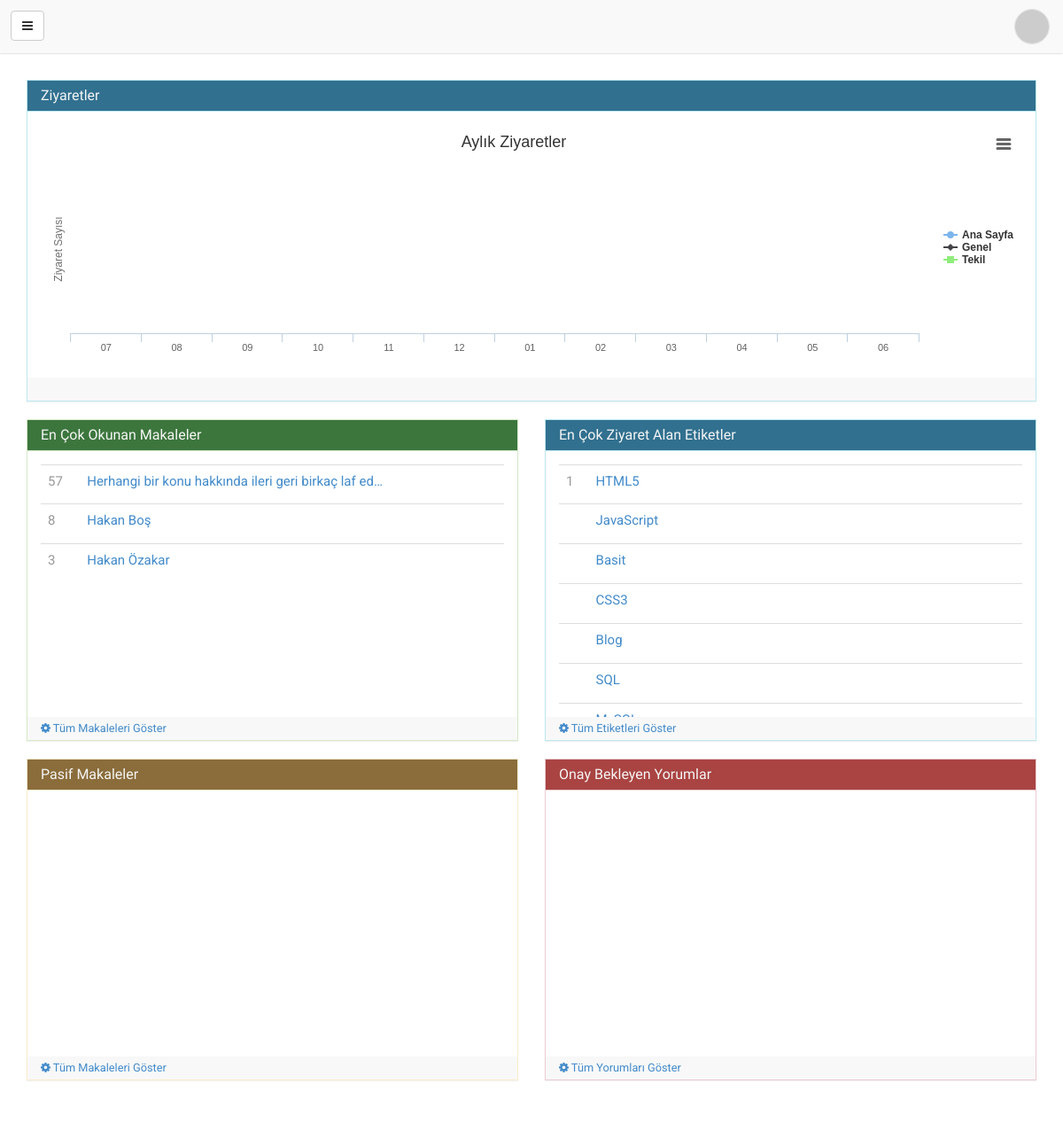
/yonetim/ (signed in), run on the app's committed database.
### tables this page shows
CREATE TABLE `makaleler` (
  `id` int(11) NOT NULL AUTO_INCREMENT,
  `baslik` varchar(255) NOT NULL,
  `altbaslik` varchar(255) DEFAULT NULL,
  `icerik` text,
  `aciklama` varchar(1000) DEFAULT NULL,
  `tarih` timestamp NOT NULL DEFAULT CURRENT_TIMESTAMP,
  `aktif` tinyint(4) NOT NULL DEFAULT '0',
  `kullanici` int(11) NOT NULL,
  `yapiskan` tinyint(4) NOT NULL DEFAULT '0',
  `url` varchar(255) DEFAULT NULL,
  `sablon` varchar(255) NOT NULL DEFAULT 'makale.html',
  `akis` tinyint(4) NOT NULL DEFAULT '1',
  `sid` int(11) NOT NULL,
  PRIMARY KEY (`id`),
  KEY `baslik` (`baslik`),
  KEY `altbaslik` (`altbaslik`),
  KEY `tarih` (`tarih`),
  KEY `aktif` (`aktif`),
  KEY `kullanici` (`kullanici`),
  KEY `sid` (`sid`),
  CONSTRAINT `makaleler_ibfk_1` FOREIGN KEY (`kullanici`) REFERENCES `kullanicilar` (`id`) ON UPDATE CASCADE,
  CONSTRAINT `makaleler_ibfk_2` FOREIGN KEY (`sid`) REFERENCES `sitebilgi` (`id`) ON UPDATE CASCADE
);

CREATE TABLE `etiketler` (
  `id` int(11) NOT NULL AUTO_INCREMENT,
  `isim` varchar(255) NOT NULL,
  `menu` tinyint(4) NOT NULL DEFAULT '0',
  `renk` varchar(10) NOT NULL DEFAULT '#ccc',
  `sid` int(11) NOT NULL,
  PRIMARY KEY (`id`),
  KEY `isim` (`isim`),
  KEY `menu` (`menu`),
  KEY `sid` (`sid`),
  CONSTRAINT `etiketler_ibfk_1` FOREIGN KEY (`sid`) REFERENCES `sitebilgi` (`id`) ON UPDATE CASCADE
);

### yonetim/inc/sistem/config.php (called while the page is built, shortened)
<?php
$db = new mysqli($vt_bilgi['sunucu'], $vt_bilgi['kullanici'], $vt_bilgi['sifre'], $vt_bilgi['isim']) or die("Baglanilamadi");
$rs = $db->query("SELECT * FROM sitebilgi".($_SESSION['sid'] ? " WHERE id = ".$_SESSION['sid'] : "")." ORDER BY aktif DESC, id LIMIT 1");
$sb = $rs->fetch_assoc();
?>

### yonetim/inc/sistem/functions.php (called while the page is built, shortened)
<?php
include(getDir().'config.php');
include(getDir().'commonclasses.php');
function getDir($dosya = 'functions.php') {
    $hoy = get_included_files();
    foreach ($hoy as $f) {
		if(strpos($f, $dosya)>-1) {
			$h = $f;
			break;
		}
	}
	if($h) {
		$h = explode($dosya, $h);
		$h = $h[0];
	} else {
		$h = '';
	}
	return $h;
}
?>

### yonetim/anasayfa.php (the view, shortened to what this page needs)
<div class="container anasayfa">
    <div class="row">
        <div class="col-xs-12">
            <div class="panel panel-info">
                <div class="panel-heading">
                    <h3 class="panel-title">Ziyaretler</h3>
                </div>
                <div class="panel-body">
                    <div class="grafik">
                    </div>
                </div>
                <div class="panel-footer">
                </div>
            </div>
        </div>
    </div>
    <div class="row">
        <div class="col-xs-12 col-sm-6">
            <div class="panel panel-success">
                <div class="panel-heading">
                    <h3 class="panel-title">En Çok Okunan Makaleler</h3>
                </div>
                <div class="panel-body">
                    <table class="table table-hover">
                        <tbody>
                            <?php
                                $eksql = " AND makaleler.aktif";
                                $rs = $db->query("
                                    SELECT
                                        makaleler.*, ziyaret.ziyaret
                                    FROM
                                        makaleler
                                        LEFT JOIN (
                                            SELECT mid, COUNT(id) as ziyaret
                                            FROM log
                                            GROUP BY mid
                                        ) as ziyaret ON ziyaret.mid = makaleler.id
                                        LEFT JOIN etiketgruplari ON etiketgruplari.mid = makaleler.id
                                        LEFT JOIN etiketler ON etiketler.id = etiketgruplari.eid
                                    WHERE
                                        makaleler.kullanici = ".$_SESSION['user']['id'].$eksql."
                                    GROUP BY
                                        makaleler.id
                                    ORDER BY
                                        ziyaret.ziyaret DESC LIMIT 10");
                                while($makale = $rs->fetch_assoc()) {
                            ?>
                                    <tr>
                                        <td class="text-muted xs-kapat"><?php echo $makale['ziyaret'];?></td>
                                        <td><a href="?sayfa=makale&id=<?php echo $makale['id'];?>" class="liste-uzun-metin" title="Düzenle"><?php echo $makale['baslik']?></a></td>
                                    </tr>
                            <?php
                                }
                            ?>
                        </tbody>
                    </table>
                </div>
                <div class="panel-footer">
                    <a href="?sayfa=makaleler">
                        <i class="fa fa-cog"></i>
                        Tüm Makaleleri Göster
                    </a>
                </div>
            </div>
        </div>
        <div class="col-xs-12 col-sm-6">
            <div class="panel panel-info">
                <div class="panel-heading">
                    <h3 class="panel-title">En Çok Ziyaret Alan Etiketler</h3>
                </div>
                <div class="panel-body">
                    <table class="table table-hover">
                        <tbody>
                            <?php
                                $sql = "
                                    SELECT
                                        etiketler.*, IFNULL(sayi.sayi, 0) as sayi, ziyaret.ziyaret
                                    FROM
                                        etiketler
                                        LEFT JOIN (
                                            SELECT IFNULL(COUNT(id), 0) as ziyaret, terim, sayfa
                                            FROM
                                                log
                                            GROUP BY terim
                                        ) as ziyaret ON ziyaret.sayfa = 'etiket' AND ziyaret.terim = etiketler.isim
                                        LEFT JOIN (
                                            SELECT
                                                eid, COUNT(eid) as sayi
                                            FROM
                                                etiketgruplari
                                                INNER JOIN makaleler ON makaleler.id = etiketgruplari.`mid` AND makaleler.kullanici = ".$_SESSION['user']['id']."
                                            GROUP BY eid
                                        )  as sayi ON sayi.eid = etiketler.id
                                    ORDER BY ziyaret.ziyaret DESC LIMIT 10";
                                $rs = $db->query($sql);
                                while($etiket = $rs->fetch_assoc()) {
                            ?>
                                    <tr>
                                        <td class="text-muted xs-kapat"><?php echo $etiket['ziyaret'];?></td>
                                        <td><a href="?sayfa=makaleler&etiket=<?php echo $etiket['isim']?>" class="liste-uzun-metin" title="İlgili Makaleleri Aç"><?php echo $etiket['isim']?></a></td>
                                    </tr>
                            <?php
                                }
                            ?>
                        </tbody>
                    </table>
                </div>
                <div class="panel-footer">
                    <?php
                        if($_SESSION['user']['duzey']) {
                    ?>
                            <a href="?sayfa=etiketler">
                                <i class="fa fa-cog"></i>
                                Tüm Etiketleri Göster
                            </a>
                    <?php
                        }
                    ?>
                </div>
            </div>
        </div>
    </div>
    <div class="row">
        <div class="col-xs-12 col-sm-6">
            <div class="panel panel-warning">
                <div class="panel-heading">
                    <h3 class="panel-title">Pasif Makaleler</h3>
                </div>
                <div class="panel-body">
                </div>
                <div class="panel-footer">
                    <a href="?sayfa=makaleler">
                        <i class="fa fa-cog"></i>
                        Tüm Makaleleri Göster
                    </a>
                </div>
            </div>
        </div>
        <div class="col-xs-12 col-sm-6">
            <div class="panel panel-danger">
                <div class="panel-heading">
                    <h3 class="panel-title">Onay Bekleyen Yorumlar</h3>
                </div>
                <div class="panel-body">
                </div>
                <div class="panel-footer">
                    <a href="?sayfa=yorumlar">
                        <i class="fa fa-cog"></i>
                        Tüm Yorumları Göster
                    </a>
                </div>
            </div>
        </div>
    </div>
</div>

### yonetim/index.php (shortened to what this page needs)
<?php
    include("inc/sistem/functions.php");
?>
<!DOCTYPE html>
<html lang="tr">
    <head>
		<meta charset="<?php $site->sbyaz('charset')?>">
		<title><?php $site->sbyaz('baslik')?></title>
		<link href="<?php $site->sbyaz('anadizin')?>inc/css/bootstrap.min.css" rel="stylesheet">
		<link href="<?php $site->sbyaz('anadizin')?>inc/css/font-awesome.min.css" rel="stylesheet">
		<link href="inc/css/datepicker.css" rel="stylesheet">
		<link href="inc/css/stil.min.css" rel="stylesheet">
    </head>
    <body>
        <div class="body">
            <div class="ust-bar">
                <div class="menu-ac-kapat body-menu-btn">
                    <button class="btn btn-default"><i class="fa fa-bars"></i></button>
                </div>
                <div class="kullanici">
                    <a href="javascript:;" role="button" data-toggle="dropdown">
                        <img src="<?php echo "http://www.gravatar.com/avatar/".md5($_SESSION['user']['eposta'])."&s=32"?>" />
                    </a>
                </div>
            </div>
            <div class="body-icerik">
                <?php
                    $sayfaDummy = $_GET['sayfa'] ? $_GET['sayfa'] : 'anasayfa';
                    include($sayfaDummy.'.php');
                ?>
            </div>
        </div>
    </body>
</html>

### yonetim/inc/sistem/commonclasses.php (shortened to what this page needs)
<?php
class site {
    public $sb;
    function __construct() {
        global $sb;
        $this->sb = $sb;
    }
    public function sbyaz($gelen) {
        echo $this->sb[$gelen];
    }
}
?>

### data on the page
makaleler: ziyaret "57", baslik "Herhangi bir konu hakkında ileri geri birkaç laf ed…"
makaleler: ziyaret "8", baslik "Hakan Boş"
makaleler: ziyaret "3", baslik "Hakan Özakar"
etiketler: ziyaret "1", isim "HTML5"
etiketler: isim "JavaScript"
etiketler: isim "Basit"
etiketler: isim "CSS3"
etiketler: isim "Blog"
etiketler: isim "SQL"
